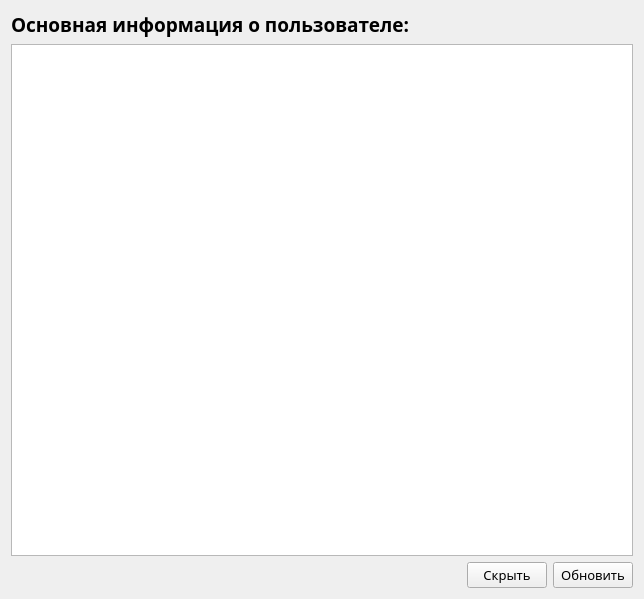
<?xml version="1.0" encoding="UTF-8"?>
<ui version="4.0">
 <class>Form</class>
 <widget class="QWidget" name="Form">
  <property name="geometry">
   <rect>
    <x>0</x>
    <y>0</y>
    <width>644</width>
    <height>599</height>
   </rect>
  </property>
  <property name="windowTitle">
   <string>Form</string>
  </property>
  <layout class="QGridLayout" name="gridLayout">
   <item row="0" column="0">
    <layout class="QVBoxLayout" name="verticalLayout">
     <item>
      <layout class="QHBoxLayout" name="horizontalLayout_3">
       <item>
        <widget class="QLabel" name="subscrTitle">
         <property name="sizePolicy">
          <sizepolicy hsizetype="Fixed" vsizetype="Preferred">
           <horstretch>0</horstretch>
           <verstretch>0</verstretch>
          </sizepolicy>
         </property>
         <property name="font">
          <font>
           <family>Century Gothic</family>
           <pointsize>14</pointsize>
           <weight>75</weight>
           <bold>true</bold>
          </font>
         </property>
         <property name="text">
          <string>Основная информация о пользователе:</string>
         </property>
        </widget>
       </item>
       <item>
        <widget class="QLabel" name="error_msg">
         <property name="sizePolicy">
          <sizepolicy hsizetype="Expanding" vsizetype="Preferred">
           <horstretch>0</horstretch>
           <verstretch>0</verstretch>
          </sizepolicy>
         </property>
         <property name="font">
          <font>
           <family>Century Gothic</family>
           <pointsize>14</pointsize>
          </font>
         </property>
         <property name="text">
          <string/>
         </property>
        </widget>
       </item>
      </layout>
     </item>
     <item>
      <widget class="QTextEdit" name="main_info">
       <property name="sizePolicy">
        <sizepolicy hsizetype="Expanding" vsizetype="Expanding">
         <horstretch>0</horstretch>
         <verstretch>0</verstretch>
        </sizepolicy>
       </property>
       <property name="font">
        <font>
         <family>Century Gothic</family>
         <pointsize>16</pointsize>
        </font>
       </property>
       <property name="readOnly">
        <bool>true</bool>
       </property>
      </widget>
     </item>
     <item>
      <layout class="QHBoxLayout" name="horizontalLayout">
       <item>
        <spacer name="horizontalSpacer">
         <property name="orientation">
          <enum>Qt::Horizontal</enum>
         </property>
         <property name="sizeHint" stdset="0">
          <size>
           <width>40</width>
           <height>20</height>
          </size>
         </property>
        </spacer>
       </item>
       <item>
        <widget class="QPushButton" name="back_btn">
         <property name="sizePolicy">
          <sizepolicy hsizetype="Fixed" vsizetype="Fixed">
           <horstretch>0</horstretch>
           <verstretch>0</verstretch>
          </sizepolicy>
         </property>
         <property name="font">
          <font>
           <family>Century Gothic</family>
           <pointsize>10</pointsize>
           <weight>50</weight>
           <bold>false</bold>
          </font>
         </property>
         <property name="text">
          <string>Скрыть</string>
         </property>
         <property name="shortcut">
          <string>Esc</string>
         </property>
        </widget>
       </item>
       <item>
        <widget class="QPushButton" name="update_info">
         <property name="sizePolicy">
          <sizepolicy hsizetype="Fixed" vsizetype="Fixed">
           <horstretch>0</horstretch>
           <verstretch>0</verstretch>
          </sizepolicy>
         </property>
         <property name="font">
          <font>
           <family>Century Gothic</family>
           <pointsize>10</pointsize>
           <weight>50</weight>
           <bold>false</bold>
          </font>
         </property>
         <property name="text">
          <string>Обновить</string>
         </property>
         <property name="shortcut">
          <string>Return</string>
         </property>
        </widget>
       </item>
      </layout>
     </item>
    </layout>
   </item>
  </layout>
 </widget>
 <resources/>
 <connections/>
</ui>
